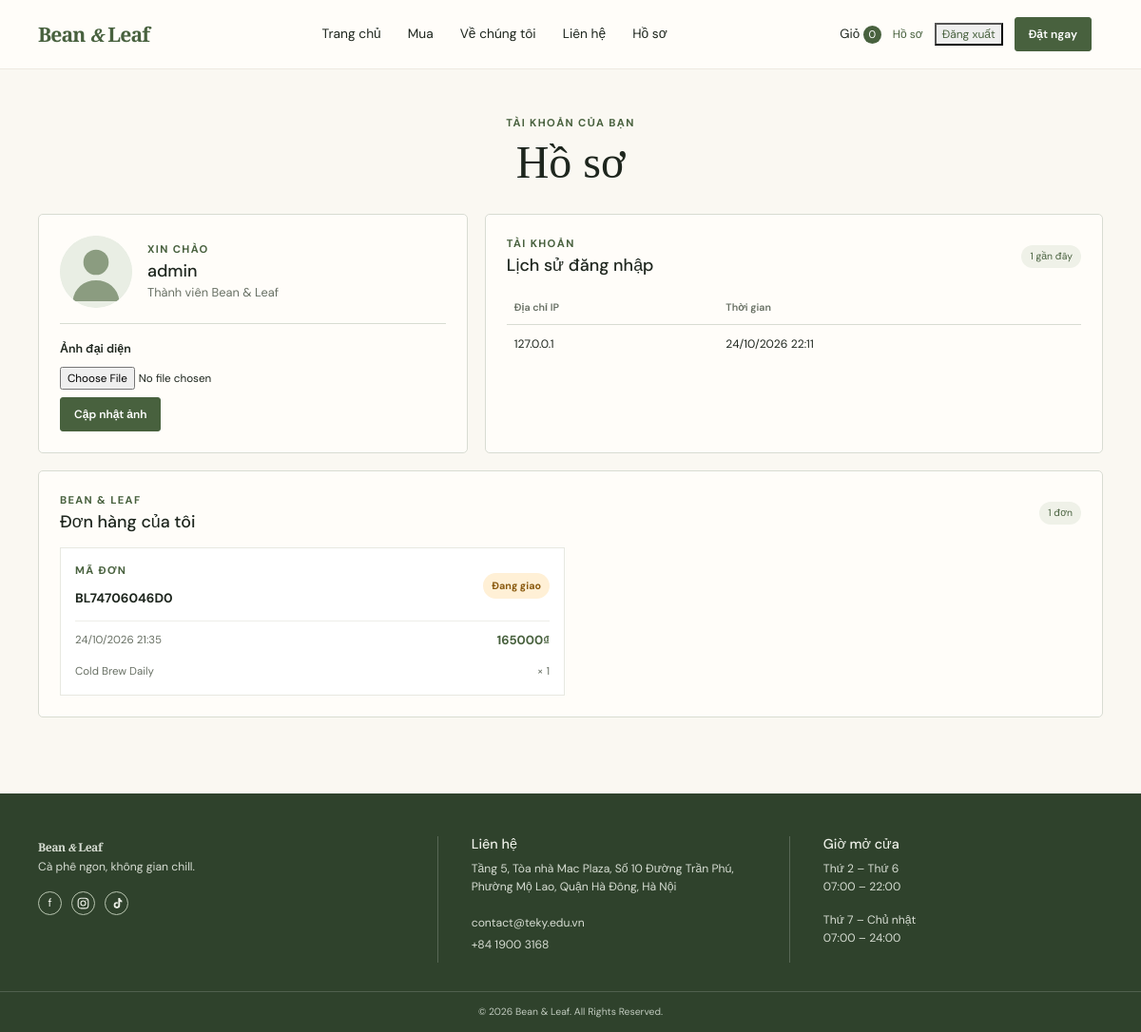
Page /accounts/profile/ (signed in) on the earlier database version.
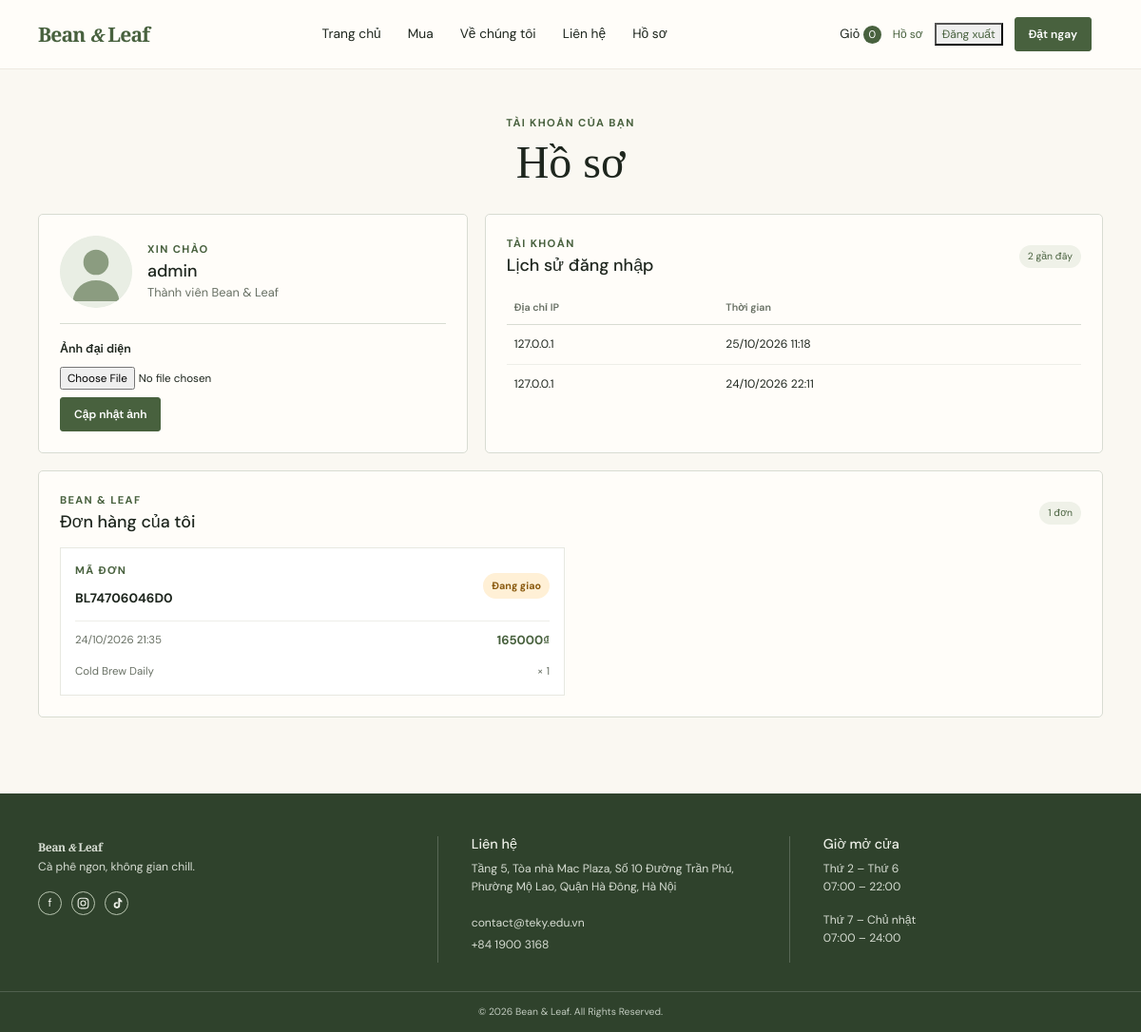
Same page on the later database version.
### accounts/models.py (models this page shows, shortened)
class UserProfile(models.Model):
    user = models.OneToOneField(settings.AUTH_USER_MODEL, on_delete=models.CASCADE, related_name='profile')
    avatar = models.ImageField(upload_to='avatars/', blank=True)

class LoginHistory(models.Model):
    user = models.ForeignKey(settings.AUTH_USER_MODEL, on_delete=models.CASCADE, related_name='login_history')
    ip_address = models.GenericIPAddressField(blank=True, null=True)
    created_at = models.DateTimeField(auto_now_add=True, db_index=True)
    class Meta:
        ordering = ['-created_at']
        indexes = [models.Index(fields=['user', '-created_at'], name='account_login_user_time_idx')]

### orders/models.py (models this page shows, shortened)
class Order(models.Model):
    COD = 'cod'
    PAYMENT_METHODS = [(COD, 'Thanh toán khi nhận hàng')]
    PENDING = 'pending'
    PAID = 'paid'
    STATUS_CHOICES = [(PENDING, 'Chờ thanh toán'), (PAID, 'Đã thanh toán')]
    PACKING = 'packing'
    SHIPPING = 'shipping'
    DELIVERED = 'delivered'
    DELIVERY_STATUS_CHOICES = [
        (PACKING, 'Đang đóng gói'),
        (SHIPPING, 'Đang giao'),
        (DELIVERED, 'Đã giao'),
    ]
    code = models.CharField(max_length=20, unique=True, editable=False)
    user = models.ForeignKey(
        settings.AUTH_USER_MODEL,
        null=True,
        blank=True,
        on_delete=models.SET_NULL,
        related_name='orders',
    )
    customer_name = models.CharField(max_length=120)
    email = models.EmailField()
    phone = models.CharField(max_length=30)
    address = models.TextField()
    subtotal = models.PositiveIntegerField()
    shipping_fee = models.PositiveIntegerField(default=0)
    total = models.PositiveIntegerField()
    voucher = models.ForeignKey(
        Voucher,
        null=True,
        blank=True,
        on_delete=models.SET_NULL,
        related_name='orders',
    )
    payment_method = models.CharField(max_length=10, choices=PAYMENT_METHODS)
    payment_status = models.CharField(max_length=10, choices=STATUS_CHOICES, default=PENDING)
    delivery_status = models.CharField(max_length=12, choices=DELIVERY_STATUS_CHOICES, default=PACKING)
    transaction_id = models.CharField(max_length=100, null=True, blank=True, unique=True)
    paid_at = models.DateTimeField(null=True, blank=True)
    created_at = models.DateTimeField(auto_now_add=True)
    class Meta:
        ordering = ['-created_at']
        indexes = [models.Index(fields=['code', 'payment_status'], name='order_code_status_idx')]

class OrderItem(models.Model):
    order = models.ForeignKey(Order, on_delete=models.CASCADE, related_name='items')
    product = models.ForeignKey(Product, on_delete=models.PROTECT)
    product_name = models.CharField(max_length=180)
    unit_price = models.PositiveIntegerField()
    quantity = models.PositiveIntegerField()
    class Meta:
        indexes = [models.Index(fields=['order', 'product'], name='order_item_product_idx')]

### accounts/views.py (the view)
# urls.py: path('profile/', profile, name='profile'),
@login_required
def profile(request):
    user_profile, _ = UserProfile.objects.get_or_create(user=request.user)
    form = UserProfileForm(request.POST or None, request.FILES or None, instance=user_profile)
    if request.method == 'POST':
        if form.is_valid():
            form.save()
            messages.success(request, 'Ảnh đại diện đã được cập nhật.')
            return redirect('accounts:profile')
    context = {
        'profile': user_profile,
        'form': form,
        'display_name': request.user.get_full_name().strip() or request.user.get_username(),
        'login_history': request.user.login_history.all()[:20],
        'orders': request.user.orders.prefetch_related('items'),
    }
    return render(request, 'accounts/profile.html', context)

### accounts/forms.py
class UserProfileForm(forms.ModelForm):
    class Meta:
        model = UserProfile
        fields = ('avatar',)
        labels = {'avatar': 'Ảnh đại diện'}

### cart/services.py (called while the page is built)
def get_cart(session): return session.get(SESSION_KEY, {})

def cart_count(session): return sum(get_cart(session).values())

### core/context_processors.py (called while the page is built)
def cart(request):
    return {'cart_count': cart_count(request.session)}

### templates/accounts/profile.html (shortened to what this page needs)
{% extends 'base.html' %}
{% load static %}
{% block content %}
<section class="profile-page container">
  <header class="page-heading"><p class="eyebrow">Tài khoản của bạn</p><h1>Hồ sơ</h1></header>
  <div class="profile-grid">
    <section class="profile-card profile-identity">
      <img class="profile-avatar" src="{% if profile.avatar %}{{ profile.avatar.url }}{% else %}{% static 'images/avatar-placeholder.svg' %}{% endif %}" alt="Ảnh đại diện của {{ display_name }}">
      <div><p class="eyebrow">Xin chào</p><h2>{{ display_name }}</h2><p class="profile-muted">{{ user.email|default:'Thành viên Bean & Leaf' }}</p></div>
      <form class="profile-avatar-form" method="post" enctype="multipart/form-data">
        {% csrf_token %}<label for="id_avatar">{{ form.avatar.label }}</label>{{ form.avatar }}
        <button class="button" type="submit">Cập nhật ảnh</button>
      </form>
    </section>
    <section class="profile-card">
      <div class="profile-section-heading"><div><p class="eyebrow">Tài khoản</p><h2>Lịch sử đăng nhập</h2></div><span class="profile-count">{{ login_history|length }} gần đây</span></div>
      {% if login_history %}
        <div class="profile-table-wrap"><table class="profile-table"><thead><tr><th>Địa chỉ IP</th><th>Thời gian</th></tr></thead><tbody>
          {% for entry in login_history %}<tr><td>{{ entry.ip_address|default:'Không ghi nhận' }}</td><td>{{ entry.created_at|date:'d/m/Y H:i' }}</td></tr>{% endfor %}
        </tbody></table></div>
      {% else %}<p class="profile-empty">Chưa có lịch sử đăng nhập.</p>{% endif %}
    </section>
    <section class="profile-card profile-orders">
      <div class="profile-section-heading"><div><p class="eyebrow">Bean & Leaf</p><h2>Đơn hàng của tôi</h2></div><span class="profile-count">{{ orders|length }} đơn</span></div>
      {% if orders %}
        <div class="profile-order-list">
          {% for order in orders %}
            <article class="profile-order">
              <div class="profile-order-heading"><div><p class="eyebrow">Mã đơn</p><strong>{{ order.code }}</strong></div><span class="delivery-status status-{{ order.delivery_status }}">{{ order.get_delivery_status_display }}</span></div>
              <div class="profile-order-meta"><span>{{ order.created_at|date:'d/m/Y H:i' }}</span><strong>{{ order.total|floatformat:0 }}₫</strong></div>
              <ul class="profile-order-items">{% for item in order.items.all %}<li>{{ item.product_name }} <span>× {{ item.quantity }}</span></li>{% endfor %}</ul>
            </article>
          {% endfor %}
        </div>
      {% else %}<div class="profile-empty"><p>Bạn chưa có đơn hàng nào.</p><a class="button outline" href="{% url 'products:list' %}">Khám phá menu</a></div>{% endif %}
    </section>
  </div>
</section>
{% endblock %}

### templates/base.html (shortened to what this page needs)
{% load static %}
<!doctype html>
<html lang="vi">
<head>
  <link href="https://cdn.jsdelivr.net/npm/bootstrap@5.3.8/dist/css/bootstrap.min.css" rel="stylesheet">
  <link rel="stylesheet" href="{% static 'css/site.css' %}">
  <link rel="stylesheet" href="{% static 'css/about.css' %}">
  <link rel="stylesheet" href="{% static 'css/enhancements.css' %}">
  <link rel="stylesheet" href="{% static 'css/profile.css' %}">
</head>
<body>
  <header class="site-header">
    <div class="container nav"><a class="brand" href="{% url 'home' %}">Bean <i>&amp;</i> Leaf</a>
      <nav id="main-nav"><a href="{% url 'home' %}">Trang chủ</a><a href="{% url 'products:list' %}">Mua</a><a href="{% url 'content-page' 'about' %}">Về chúng tôi</a><a href="{% url 'content-page' 'contact' %}">Liên hệ</a>{% if user.is_authenticated %}<a href="{% url 'accounts:profile' %}">Hồ sơ</a>{% endif %}</nav>
      <div class="nav-actions"><a class="cart-link" href="{% url 'cart:detail' %}" aria-label="Giỏ hàng">Giỏ <span>{{ cart_count }}</span></a>{% if user.is_authenticated %}<a class="account-link" href="{% url 'accounts:profile' %}">Hồ sơ</a><form class="logout-form" method="post" action="{% url 'accounts:logout' %}">{% csrf_token %}<button class="account-link" type="submit">Đăng xuất</button></form>{% else %}<a class="account-link" href="{% url 'accounts:login' %}">Đăng nhập</a>{% endif %}<a class="nav-cta" href="{% url 'products:list' %}">Đặt ngay</a><button class="menu-button" aria-label="Mở menu" onclick="document.body.classList.toggle('menu-open')">☰</button></div>
    </div>
  </header>
  <main>{% block content %}{% endblock %}</main>
  <footer class="site-footer"><div class="container footer-grid"><div><a class="brand footer-brand" href="{% url 'home' %}">Bean <i>&amp;</i> Leaf</a><p>Cà phê ngon, không gian chill.</p><div class="socials"><span aria-label="Facebook" title="Facebook">f</span><span class="social-icon" role="img" aria-label="Instagram" title="Instagram"><svg viewBox="0 0 24 24" width="15" height="15" fill="none" stroke="currentColor" stroke-width="1.8" aria-hidden="true"><rect x="3.5" y="3.5" width="17" height="17" rx="5"/><circle cx="12" cy="12" r="4"/><circle cx="17.5" cy="6.5" r="0.9" fill="currentColor" stroke="none"/></svg></span><span class="social-icon" role="img" aria-label="TikTok" title="TikTok"><svg viewBox="0 0 24 24" width="15" height="15" fill="currentColor" aria-hidden="true"><path d="M15 3h3c.2 2.1 1.4 3.8 3.4 4.4v3a8.4 8.4 0 0 1-3.4-1.2v6.1a5.3 5.3 0 1 1-5.3-5.3c.4 0 .8 0 1.2.1v3a2.4 2.4 0 1 0 1.1 2V3z"/></svg></span></div></div><div><h3>Liên hệ</h3><p>Tầng 5, Tòa nhà Mac Plaza, Số 10 Đường Trần Phú,<br>Phường Mộ Lao, Quận Hà Đông, Hà Nội</p><a href="mailto:contact@teky.edu.vn">contact@teky.edu.vn</a><br><a href="tel:+8419003168">+84 1900 3168</a></div><div><h3>Giờ mở cửa</h3><p>Thứ 2 – Thứ 6<br>07:00 – 22:00</p><p>Thứ 7 – Chủ nhật<br>07:00 – 24:00</p></div></div><div class="copyright">© 2026 Bean &amp; Leaf. All Rights Reserved.</div></footer>
</body></html>

### static/css/site.css (style rules this page uses)
:root { --green: #48613e; --deep: #2f422c; --cream: #faf8f2; --tan: #ebe5d7; --ink: #1e261e; --muted: #687064; --line: #d8dcd2; --shadow: 0 12px 32px rgba(38, 52, 33, .08) }
* { box-sizing: border-box }
html { scroll-behavior: smooth }
body { margin: 0; background: var(--cream); color: var(--ink); font-family: 'DM Sans', sans-serif; font-size: 15px; line-height: 1.55 }
.container { width: min(1120px, calc(100% - 48px)); margin-inline: auto }
a { color: inherit; text-decoration: none }
h1, h2, h3, p { margin-top: 0 }
h1, h2 { font-family: 'Playfair Display', serif }
h1 { font-size: clamp(2.25rem, 5vw, 4.8rem); line-height: 1.06 }
h2 { font-size: clamp(1.7rem, 3vw, 2.5rem); line-height: 1.15 }
.site-header { background: #fffdf9; border-bottom: 1px solid #eeeae1; position: sticky; top: 0; z-index: 10 }
.nav { height: 72px; display: flex; align-items: center; justify-content: space-between; gap: 24px }
.brand { font-family: 'Playfair Display', serif; font-weight: 700; color: var(--green); font-size: 1.32rem; letter-spacing: -.04em; white-space: nowrap }
.brand i { font-size: .9em }
.nav nav { display: flex; gap: 28px; font-size: .86rem }
.nav-actions { display: flex; align-items: center; gap: 12px }
.cart-link { font-size: .84rem }
.cart-link span { color: #fff; background: var(--green); display: inline-grid; place-items: center; border-radius: 50%; width: 19px; height: 19px; font-size: .7rem }
.nav-cta, .button { display: inline-flex; align-items: center; justify-content: center; border: 1px solid var(--green); background: var(--green); color: #fff; padding: 10px 20px; border-radius: 3px; font-size: .84rem; font-weight: 600; cursor: pointer; transition: .2s }
.nav-cta { padding: 8px 14px; font-size: .75rem }
.eyebrow { font-size: .7rem; letter-spacing: .12em; text-transform: uppercase; color: var(--green); font-weight: 700; margin-bottom: 8px }
.site-footer { background: var(--deep); color: #eef1e9 }
.footer-grid { display: grid; grid-template-columns: 1.15fr 1fr 1fr; padding: 45px 0 30px; gap: 40px }
.footer-grid>div+div { border-left: 1px solid rgba(255, 255, 255, .2); padding-left: 35px }
.footer-brand { color: white; font-size: 1.6rem }
.footer-grid p, .footer-grid a { font-size: .76rem; color: #d7ddd3 }
.footer-grid h3 { font-size: .9rem; margin-bottom: 8px }
.socials { display: flex; gap: 10px }
.socials span { border: 1px solid #b8c5b0; width: 25px; height: 25px; display: grid; place-items: center; border-radius: 50%; font-size: .75rem }
.copyright { text-align: center; border-top: 1px solid rgba(255, 255, 255, .16); padding: 13px; color: #c0cabe; font-size: .65rem }
.page-heading { text-align: center; margin-bottom: 32px }
.page-heading h1 { font-size: clamp(2rem, 4vw, 3rem); margin-bottom: 0 }

### static/css/enhancements.css (style rules this page uses)
.site-header { transition: box-shadow .25s ease }
.button, .nav-cta, .add-button { transition: transform .2s ease, background .2s ease, box-shadow .2s ease }
.account-link { font-size: .75rem; color: var(--green) }

Differences in the rows shown:
added LoginHistory: ip_address "127.0.0.1", created_at "25/10/2026 11:18"
Other differences:
{{ login_history|length }}: "1" → "2"
